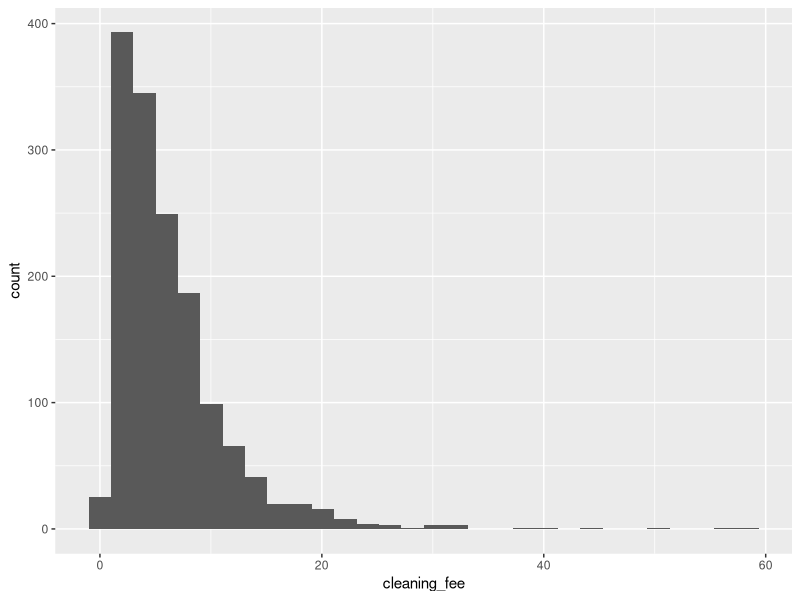
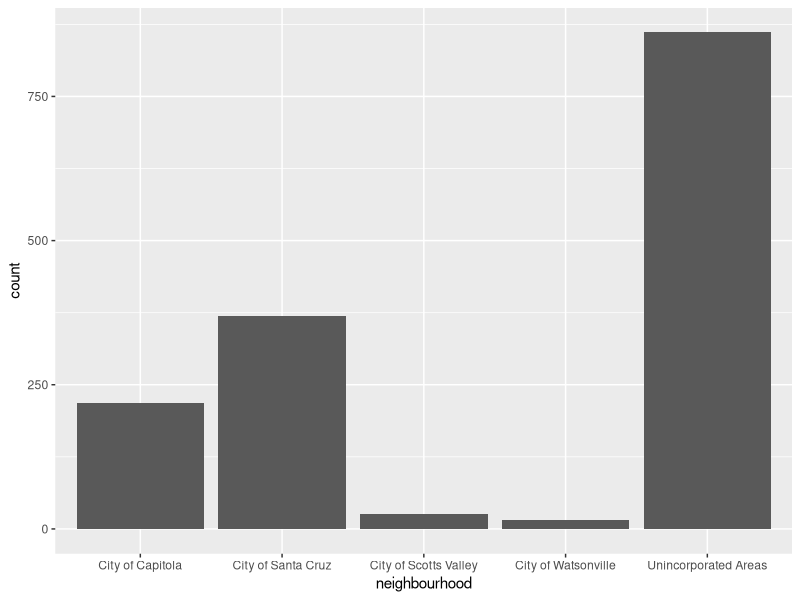

The R script that drew these images, in order:
## ---- chunk 1
knitr::opts_chunk$set(echo = TRUE)
library(tidyverse)
library(stringr)
library(knitr)
library(skimr)
library(broom)
## ---- chunk 2
airbnb <- read_csv("raw_data/listings.csv")
## ---- chunk 3
airbnb <- mutate(airbnb, cleaning_fee = 0.02*price)
airbnb
## ---- chunk 4
ggplot(data = airbnb, aes(x = cleaning_fee)) +
  geom_histogram() +
  labs("Distribution of Cleaning Fee")

## ---- chunk 5
airbnb %>%
  summarise(min = min(cleaning_fee), 
            q1 = quantile(cleaning_fee, 0.25), 
            q3 = quantile(cleaning_fee, 0.75), 
            max = max(cleaning_fee), 
            iqr = IQR(cleaning_fee), 
            mean = mean(cleaning_fee),
            median = median(cleaning_fee), 
            std_dev = sd(cleaning_fee)
            )
## ---- chunk 6
ggplot(data = airbnb, aes(x = neighbourhood)) +
  geom_bar() +
  labs("Distribution of Neighbourhood")
## ---- chunk 7
common_hoods <- sum(airbnb$neighbourhood == 'City of Capitola' | airbnb$neighbourhood == 'City of Santa Cruz' | airbnb$neighbourhood == 'Unincorporated Areas')
total_hoods <- nrow(airbnb)

# % of top 3 neighborhoods
common_hoods/total_hoods
## ---- chunk 8
airbnb <- mutate(airbnb, neigh_simp = fct_recode(neighbourhood, "Other" = "City of Scotts Valley", "Other" = "City of Watsonville"))

airbnb
